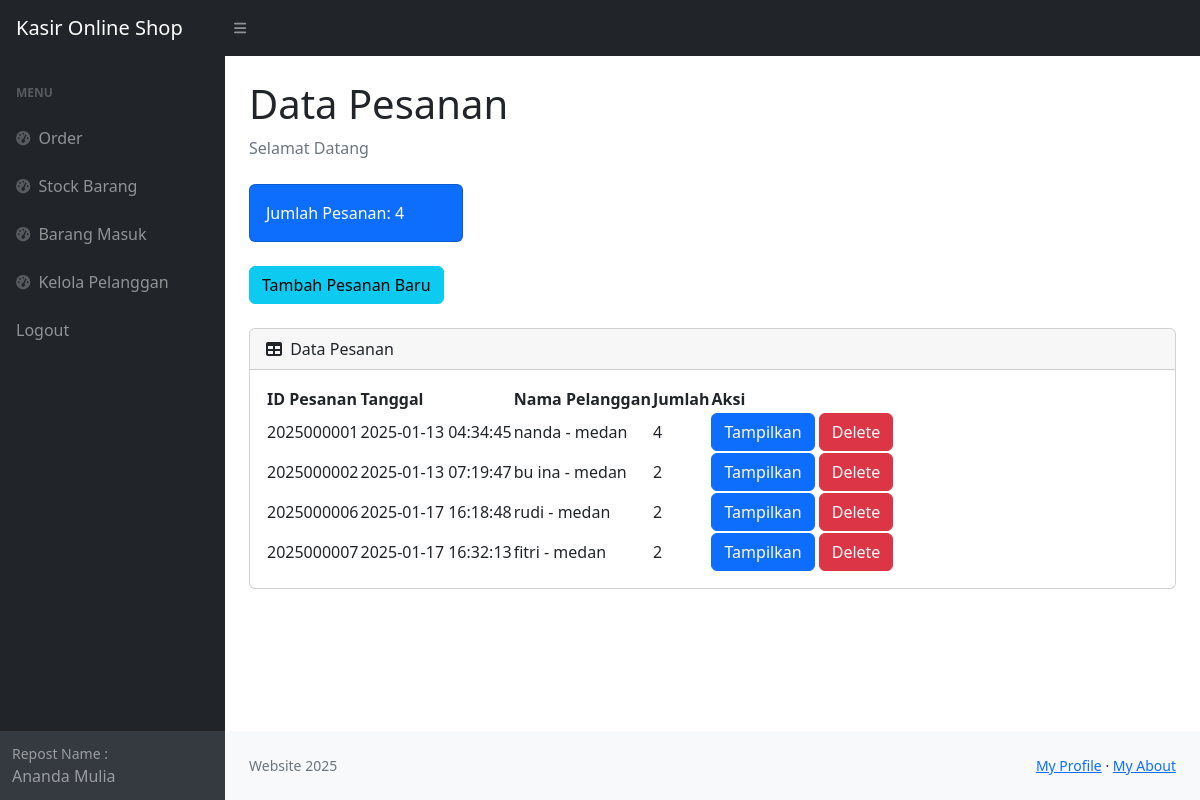
The app's page /index.php (signed in) with its own data.
### tables this page shows
CREATE TABLE `pesanan` (
  `idorder` int(11) NOT NULL,
  `tanggal` timestamp NOT NULL DEFAULT current_timestamp(),
  `idpelanggan` int(11) NOT NULL
);

CREATE TABLE `pelanggan` (
  `idpelanggan` int(11) NOT NULL,
  `namapelanggan` varchar(30) NOT NULL,
  `notelp` varchar(15) NOT NULL,
  `alamat` text NOT NULL
);

### index.php (the view, shortened to what this page needs)
<?php
require 'ceklogin.php';
$h1 = mysqli_query($c,"select * from pesanan");
$h2 = mysqli_num_rows($h1);
?>
<!DOCTYPE html>
<html lang="en">
    <head>
        <link href="https://cdn.datatables.net/1.10.20/css/datatables.bootsrap4.min.css" rel="stylesheet" />
        <link href="https://cdn.jsdelivr.net/npm/simple-datatables@7.1.2/dist/style.min.css" rel="stylesheet" />
        <link href="css/styles.css" rel="stylesheet" />
    </head>
    <body class="sb-nav-fixed">
        <nav class="sb-topnav navbar navbar-expand navbar-dark bg-dark">
            <a class="navbar-brand ps-3" href="index.php">Kasir Online Shop</a>
        <button class="btn btn-link btn-sm order-1 lg-0" id="sidebarToggle" href="#!"><i class="fas fa-bars"></i></button>
        </nav>
        <div id="layoutSidenav">
            <div id="layoutSidenav_nav">
                <nav class="sb-sidenav accordion sb-sidenav-dark" id="sidenavAccordion">
                    <div class="sb-sidenav-menu">
                        <div class="nav">
                            <div class="sb-sidenav-menu-heading">Menu</div>
                            <a class="nav-link" href="index.php">
                                <div class="sb-nav-link-icon"><i class="fas fa-tachometer-alt"></i></div>
                                Order
                            </a>
                            <a class="nav-link" href="stock.php">
                                <div class="sb-nav-link-icon"><i class="fas fa-tachometer-alt"></i></div>
                                Stock Barang
                            </a>
                            <a class="nav-link" href="masuk.php">
                                <div class="sb-nav-link-icon"><i class="fas fa-tachometer-alt"></i></div>
                                Barang Masuk
                            </a>
                            <a class="nav-link" href="Pelanggan.php">
                                <div class="sb-nav-link-icon"><i class="fas fa-tachometer-alt"></i></div>
                                Kelola Pelanggan
                            </a>
                            <a class="nav-link" href="logout.php">
                                Logout
                            </a>
                        </div>
                    </div>
                    <div class="sb-sidenav-footer">
                        <div class="small">Repost Name :</div>
                        Ananda Mulia
                    </div>
                </nav>
            </div>
            <div id="layoutSidenav_content">
                <main>
                    <div class="container-fluid px-4">
                        <h1 class="mt-4">Data Pesanan</h1>
                        <ol class="breadcrumb mb-4">
                            <li class="breadcrumb-item active">Selamat Datang</li>
                        </ol>
                        <div class="row">
                            <div class="col-xl-3 col-md-6">
                                <div class="card bg-primary text-white mb-4">
                                    <div class="card-body">Jumlah Pesanan: <?=$h2;?></div>
                                </div>
                            </div>
                        </div>
                         <button type="button" class="btn btn-info mb-4" data-toggle="modal" data-target="#myModal">
                            Tambah Pesanan Baru
                        </button>
                        <div class="card mb-4">
                            <div class="card-header">
                                <i class="fas fa-table me-1"></i>
                                Data Pesanan
                            </div>
                            <div class="card-body">
                                <table id="datatablesSimple">
                                    <thead>
                                        <tr>
                                            <th>ID Pesanan</th>
                                            <th>Tanggal</th>
                                            <th>Nama Pelanggan</th>
                                            <th>Jumlah</th>
                                            <th>Aksi</th>
                                        </tr>
                                    </thead>
                                    <tbody>
                                    <?php
                                    $get = mysqli_query($c,"select * from pesanan p, pelanggan pl where p.idpelanggan=pl.idpelanggan");
                                    while($p=mysqli_fetch_array($get)){
                                    $idorder = $p['idorder'];
                                    $tanggal = $p['tanggal'];
                                    $namapelanggan = $p['namapelanggan'];
                                    $alamat = $p['alamat'];
                                    $hitungjumlah = mysqli_query($c,"select * from detailpesanan where idpesanan='$idorder'");
                                    $jumlah = mysqli_num_rows($hitungjumlah);
                                    ?>
                                        <tr>
                                            <td><?=$idorder;?></td>
                                            <td><?=$tanggal;?></td>
                                            <td><?=$namapelanggan;?> - <?=$alamat;?></td>
                                            <td><?=$jumlah;?></td>
                                            <td>
                                                <a href="view.php?idp=<?=$idorder;?>" class="btn btn-primary" target="blank">Tampilkan</a>
                                                <button type="button" class="btn btn-danger" data-toggle="modal" data-target="#delete<?=$idorder;?>">
                                                    Delete
                                                </button>
                                            </td>
                                        </tr>
                                    <?php
                                    };
                                    ?>
                                    </tbody>
                                </table>
                            </div>
                        </div>
                    </div>
                </main>
                <footer class="py-4 bg-light mt-auto">
                    <div class="container-fluid px-4">
                        <div class="d-flex align-items-center justify-content-between small">
                            <div class="text-muted">Website 2025</div>
                            <div>
                                <a href='Data' target='_blank'>My Profile</a>
                                &middot;
                                <a href='paralax' target='_blank'>My About</a>
                            </div>
                        </div>
                    </div>
                </footer>
            </div>
        </div>
    </body>
</html>

### records on screen
pesanan: idorder "2025000001", tanggal "2025-01-13 04:34:45", idpelanggan.namapelanggan "nanda", idpelanggan.alamat "medan", jumlah "4"
pesanan: idorder "2025000002", tanggal "2025-01-13 07:19:47", idpelanggan.namapelanggan "bu ina", idpelanggan.alamat "medan", jumlah "2"
pesanan: idorder "2025000006", tanggal "2025-01-17 16:18:48", idpelanggan.namapelanggan "rudi", idpelanggan.alamat "medan", jumlah "2"
pesanan: idorder "2025000007", tanggal "2025-01-17 16:32:13", idpelanggan.namapelanggan "fitri", idpelanggan.alamat "medan", jumlah "2"

### other values on screen
$h2 "4"
